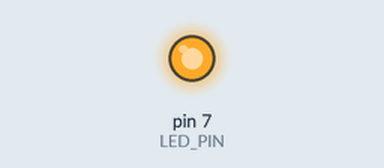
Bench run of a sketch on a simulated Arduino Uno, built with avr-gcc and run on an emulated ATmega328P. Parts: output pins drawn as LEDs (lit = HIGH). At 2.0 s the program stops and its outputs stay as they are.

Above: at 0.5 s.
At 1.75 s:
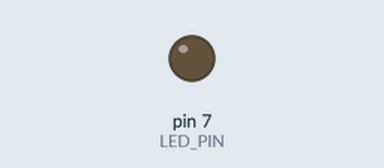
Timing chart, 0 to 3.0 s (numbered marks = the images above):
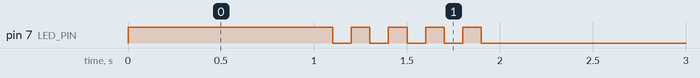

Measured:
- by itself, pin 7 (LED_PIN): repeats every 0.20 s: LOW 0.10 s, HIGH 0.10 s, until it stays LOW from 1.9 s

The sketch:

05_practice_2.ino
```cpp
#define LED_PIN 7

void setup()
{
    pinMode(LED_PIN, OUTPUT);
    digitalWrite(LED_PIN, LOW);
}

void loop()
{
    digitalWrite(LED_PIN, HIGH);
    delay(1000);

    for (int i = 0; i < 5; i++)
    {
        digitalWrite(LED_PIN, HIGH);
        delay(100);

        digitalWrite(LED_PIN, LOW);
        delay(100);
    }

    digitalWrite(LED_PIN, LOW);

    while (1)
    {
    }
}
```
